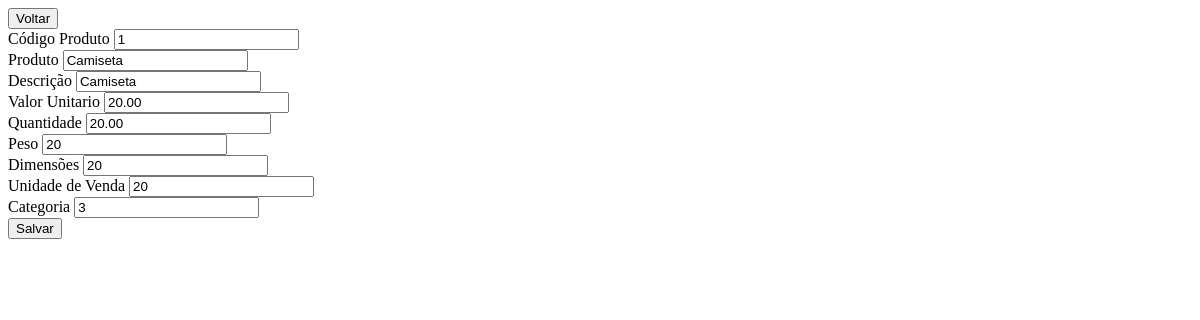
The page /adm/produtos/acoes/editar/editar.php?codigo_prod=1 on the database as committed earlier.
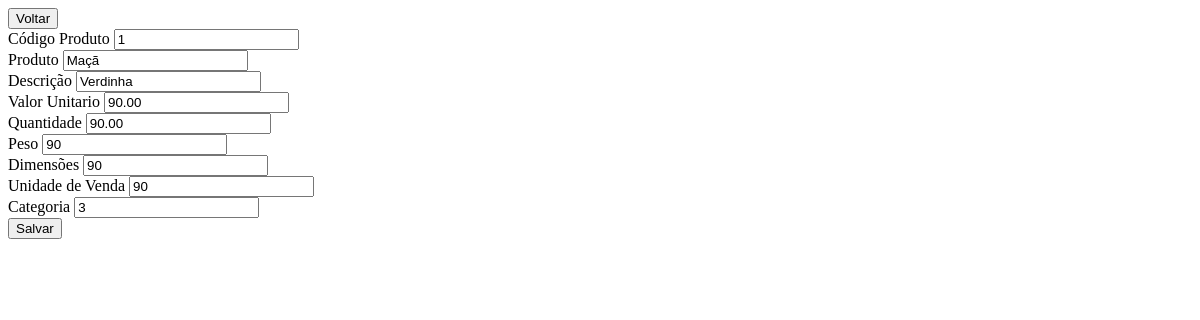
The same page on the database as committed later.
### tables this page shows
CREATE TABLE `produto` (
  `codigo_prod` varchar(10) NOT NULL,
  `nome_pro` varchar(50) DEFAULT NULL,
  `descricao` varchar(255) DEFAULT NULL,
  `valor_unitario` decimal(10,2) DEFAULT NULL,
  `quantidade` decimal(5,2) DEFAULT NULL,
  `peso` varchar(10) DEFAULT NULL,
  `dimensoes` varchar(15) DEFAULT NULL,
  `unidade_venda` varchar(3) DEFAULT NULL,
  `id_categoria` int(11) NOT NULL
);

### adm/produtos/acoes/editar/editar.php (the view, shortened to what this page needs)
<?php
$bd = conectar();
$id = filter_input(INPUT_GET, 'codigo_prod', FILTER_SANITIZE_STRING);
$select = "SELECT * FROM produto where codigo_prod = '$id'";
$response = $bd->query($select);
$produtos = $response->fetch();
?>
<!DOCTYPE html>
<html lang="en">
<head>
</head>
<body>
    <a href="../../produto.php"><button>Voltar</button></a>
    <form action="salvar.php" method="POST">
        <div>
            <label>Código Produto</label>
            <input type="text" name="codigo_prod" readonly value="<?= $produtos['codigo_prod']; ?>">
            <br>
            <label>Produto</label>
            <input type="text" name="nome_pro" value="<?= $produtos['nome_pro'] ?>">
            <br>
            <label>Descrição</label>
            <input type="text" name="descricao" value="<?= $produtos['descricao'] ?>">
            <br>
            <label>Valor Unitario</label>
            <input type="number" name="valor_unitario" value="<?= $produtos['valor_unitario'] ?>">
            <br>
            <label>Quantidade</label>
            <input type="number" name="quantidade" value="<?= $produtos['quantidade'] ?>">
            <br>
            <label>Peso</label>
            <input type="number" name="peso" value="<?= $produtos['peso'] ?>">
            <br>
            <label>Dimensões</label>
            <input type="number" name="dimensoes" value="<?= $produtos['dimensoes'] ?>">
            <br>
            <label>Unidade de Venda</label>
            <input type="text" name="unidade_venda" value="<?= $produtos['unidade_venda'] ?>">
            <br>
            <label>Categoria</label>
            <input type="number" name="id_categoria" value="<?= $produtos['id_categoria'] ?>">
        </div>
        <input type="submit" value="Salvar">
    </form>
</body>
</html>

Rows that differ between the two databases and show on the page:
changed produto id 1: nome_pro "Camiseta" → "Maçã"; descricao "Camiseta" → "Verdinha"; valor_unitario "20.00" → "90.00"; quantidade "20.00" → "90.00"; peso "20" → "90"; dimensoes "20" → "90"; unidade_venda "20" → "90"
